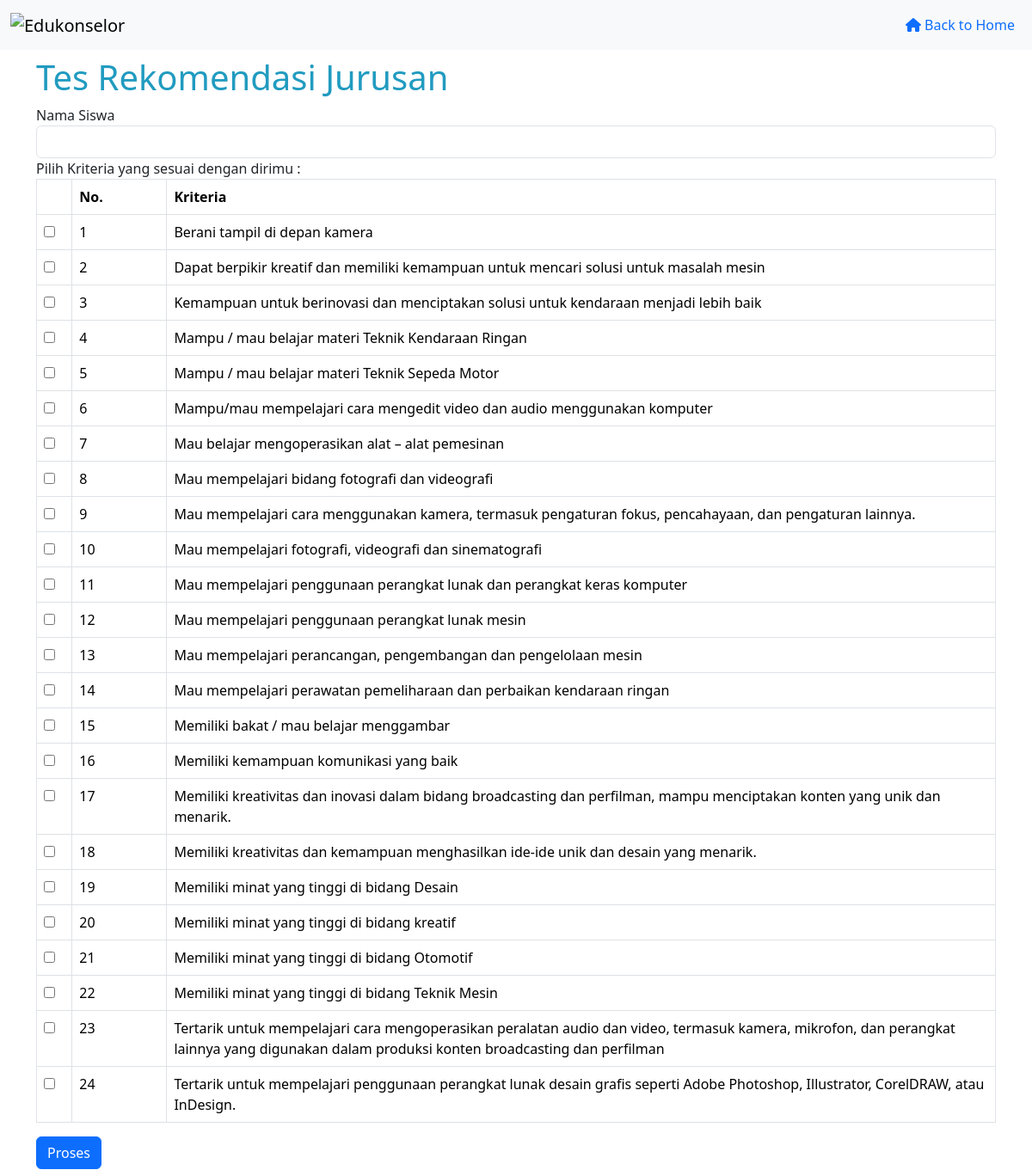
The page /tes.php on the database its author committed.
### tables this page shows
CREATE TABLE `kriteria` (
  `id_kriteria` int(11) NOT NULL,
  `kriteria` varchar(200) NOT NULL
);

### view-tes.php (the view, shortened to what this page needs)
<link rel="stylesheet" href="tes.css">
<div class="row">
    <div class="col-sm-12">
        <form action="" method="POST" name="Form" onsubmit="return validasiForm()">
            <div class="text-primer">
                <h2 class="display-6">Tes Rekomendasi Jurusan</h2>
             </div>
                            <div class="form-group">
                                <label for="">Nama Siswa</label>
                                <input type="text" class="form-control" name="nama" maxlength="50" required>
                            </div>
                            <div class="form-group">
                                <label for="">Pilih Kriteria yang sesuai dengan dirimu : </label>
                                    <table class="table table-bordered">
                                        <thead>
                                        <tr>
                                                    <th width="30px"></th>
                                                    <th width="80px">No.</th>
                                                    <th width="700px">Kriteria</th>
                                                </tr>
                                                </thead>
                                            <tbody>
                                            <?php
                                                $no=1;
                                                $sql = "SELECT*FROM kriteria ORDER BY kriteria ASC";
                                                $result = $conn->query($sql);
                                                while($row = $result->fetch_assoc()) {
                                            ?>
                                                <tr>
                                                    <td><input type="checkbox" class="check-item" name="<?php echo 'id_kriteria[]'; ?>" value="<?php echo $row['id_kriteria']; ?>"></td>
                                                    <td><?php echo $no++; ?></td>
                                                    <td><?php echo $row['kriteria']; ?></td>
                                                </tr>
                                            <?php
                                                }
                                            ?>
                                        </tbody>
                                    </table>
                            </div>
                                <input class="btn btn-primary" type="submit" name="proses" value="Proses">
                </div>
            </div>
    </div>

### tes.php (shortened to what this page needs)
<?php
    include "config.php";
?>
<!DOCTYPE html>
<html lang="en">
<head>
    <link href="https://cdn.jsdelivr.net/npm/bootstrap@5.3.3/dist/css/bootstrap.min.css" rel="stylesheet">
    <link rel="stylesheet" href="tes.css">
</head>
<header class="no-print">
<nav class="navbar navbar-expand-lg bg-body-tertiary sticky-lg-top">
      <div class="container-fluid">
        <a class="navbar-brand" href="#"><img src="assets/image/edukonselor.png" alt="Edukonselor" width="250" height="45"></a>
        <div class="collapse navbar-collapse justify-content-end" id="navbarSupportedContent">
          <ul class="navbar-nav justify-content-end">
            <li class="nav-item">
              <a class="nav-link text-primary " aria-current="page" href="index.php">
                <i class="fa-solid fa-house"></i>
                Back to Home
            </a>
            </li>
        </div>
      </div>
    </nav>
</header>
<body>
  <main id="content">
    <div class="container mt-2 mb-2">
<?php
    $page = isset($_GET['page']) ? $_GET['page'] : "";
    if ($page==""){
            include "view-tes.php";
        }else{
            include "hasil-tes.php";
        }
?>
</main>

### tes.css (style rules this page uses)
body { width: 100%; }
.display-6 { color:#219BC0; }

### rows shown on the page
kriteria: kriteria "Berani tampil di depan kamera"
kriteria: kriteria "Dapat berpikir kreatif dan memiliki kemampuan untuk mencari solusi untuk masalah mesin"
kriteria: kriteria "Kemampuan untuk berinovasi dan menciptakan solusi untuk kendaraan menjadi lebih baik"
kriteria: kriteria "Mampu / mau belajar materi Teknik Kendaraan Ringan"
kriteria: kriteria "Mampu / mau belajar materi Teknik Sepeda Motor"
kriteria: kriteria "Mampu/mau mempelajari cara mengedit video dan audio menggunakan komputer"
kriteria: kriteria "Mau belajar mengoperasikan alat – alat pemesinan"
kriteria: kriteria "Mau mempelajari bidang fotografi dan videografi"
kriteria: kriteria "Mau mempelajari cara menggunakan kamera, termasuk pengaturan fokus, pencahayaan, dan pengaturan lainnya."
kriteria: kriteria "Mau mempelajari fotografi, videografi dan sinematografi"
kriteria: kriteria "Mau mempelajari penggunaan perangkat lunak dan perangkat keras komputer"
kriteria: kriteria "Mau mempelajari penggunaan perangkat lunak mesin"
kriteria: kriteria "Mau mempelajari perancangan, pengembangan dan pengelolaan mesin"
kriteria: kriteria "Mau mempelajari perawatan pemeliharaan dan perbaikan kendaraan ringan"
kriteria: kriteria "Memiliki bakat / mau belajar menggambar"
kriteria: kriteria "Memiliki kemampuan komunikasi yang baik"
kriteria: kriteria "Memiliki kreativitas dan inovasi dalam bidang broadcasting dan perfilman, mampu menciptakan konten yang unik dan menarik."
kriteria: kriteria "Memiliki kreativitas dan kemampuan menghasilkan ide-ide unik dan desain yang menarik."
kriteria: kriteria "Memiliki minat yang tinggi di bidang Desain"
kriteria: kriteria "Memiliki minat yang tinggi di bidang kreatif"
kriteria: kriteria "Memiliki minat yang tinggi di bidang Otomotif"
kriteria: kriteria "Memiliki minat yang tinggi di bidang Teknik Mesin"
kriteria: kriteria "Tertarik untuk mempelajari cara mengoperasikan peralatan audio dan video, termasuk kamera, mikrofon, dan perangkat lainnya yang digunakan dalam produksi konten broadcasting dan perfilman"
kriteria: kriteria "Tertarik untuk mempelajari penggunaan perangkat lunak desain grafis seperti Adobe Photoshop, Illustrator, CorelDRAW, atau InDesign."
